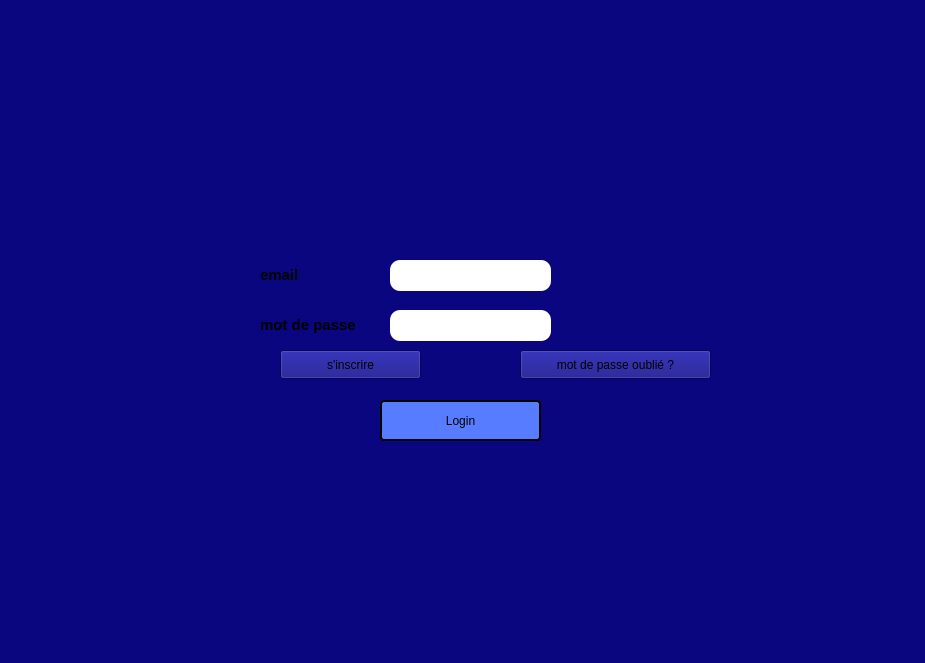
<?xml version="1.0" encoding="UTF-8"?>
<ui version="4.0">
 <class>Login</class>
 <widget class="QDialog" name="Login">
  <property name="geometry">
   <rect>
    <x>0</x>
    <y>0</y>
    <width>925</width>
    <height>663</height>
   </rect>
  </property>
  <property name="windowTitle">
   <string>Dialog</string>
  </property>
  <property name="styleSheet">
   <string notr="true">background-color: rgb(10, 6, 127);</string>
  </property>
  <widget class="QLineEdit" name="lineEdit_password">
   <property name="geometry">
    <rect>
     <x>390</x>
     <y>310</y>
     <width>161</width>
     <height>31</height>
    </rect>
   </property>
   <property name="styleSheet">
    <string notr="true">QLineEdit {
	background-color: rgb(255, 255, 255);
    color: black; /* Texte en blanc */
    border: none; /* Pas de bordure */
    border-radius: 10px; /* Coins arrondis */
    padding: 10px 20px; /* Espacement à l'intérieur du bouton */
    cursor: pointer; /* Changer le curseur pour indiquer qu'il est cliquable */
    transition: background-color 0.3s ease; /* Animation de la couleur au survol */
}</string>
   </property>
  </widget>
  <widget class="QLabel" name="label_4">
   <property name="geometry">
    <rect>
     <x>370</x>
     <y>280</y>
     <width>16</width>
     <height>16</height>
    </rect>
   </property>
   <property name="text">
    <string/>
   </property>
   <property name="pixmap">
    <pixmap>../../Downloads/cadenas.png</pixmap>
   </property>
   <property name="scaledContents">
    <bool>true</bool>
   </property>
  </widget>
  <widget class="QPushButton" name="pushButton_login">
   <property name="geometry">
    <rect>
     <x>380</x>
     <y>400</y>
     <width>161</width>
     <height>41</height>
    </rect>
   </property>
   <property name="styleSheet">
    <string notr="true">QPushButton {
	font: 700 10pt &quot;Segoe UI&quot;;
    
	background-color:  rgb(88, 124, 255) ;
    color: black; /* Texte noir */
    border: 2px solid black; /* Bordure noire */
    border-radius: 4px; /* Coins arrondis */
    padding: 4px; /* Espacement interne */
}</string>
   </property>
   <property name="text">
    <string>Login</string>
   </property>
  </widget>
  <widget class="QLineEdit" name="lineEdit_username">
   <property name="geometry">
    <rect>
     <x>390</x>
     <y>260</y>
     <width>161</width>
     <height>31</height>
    </rect>
   </property>
   <property name="styleSheet">
    <string notr="true">QLineEdit {
	border-color: rgb(0, 0, 0);
	background-color: rgb(255, 255, 255);
    color: black; /* Texte en blanc */
    border: none; /* Pas de bordure */
    border-radius: 10px; /* Coins arrondis */
    padding: 10px 20px; /* Espacement à l'intérieur du bouton */
    cursor: pointer; /* Changer le curseur pour indiquer qu'il est cliquable */
    transition: background-color 0.3s ease; /* Animation de la couleur au survol */
}</string>
   </property>
   <property name="text">
    <string/>
   </property>
  </widget>
  <widget class="QLabel" name="label_3">
   <property name="geometry">
    <rect>
     <x>370</x>
     <y>240</y>
     <width>21</width>
     <height>21</height>
    </rect>
   </property>
   <property name="text">
    <string/>
   </property>
   <property name="pixmap">
    <pixmap>../../Downloads/utilisateur.png</pixmap>
   </property>
   <property name="scaledContents">
    <bool>true</bool>
   </property>
  </widget>
  <widget class="QLabel" name="label_2">
   <property name="geometry">
    <rect>
     <x>260</x>
     <y>310</y>
     <width>121</width>
     <height>31</height>
    </rect>
   </property>
   <property name="text">
    <string>&lt;html&gt;&lt;head/&gt;&lt;body&gt;&lt;p&gt;&lt;span style=&quot; font-size:11pt; font-weight:700;&quot;&gt;mot de passe&lt;/span&gt;&lt;/p&gt;&lt;/body&gt;&lt;/html&gt;</string>
   </property>
  </widget>
  <widget class="QPushButton" name="pushButton_oublie">
   <property name="geometry">
    <rect>
     <x>520</x>
     <y>350</y>
     <width>191</width>
     <height>29</height>
    </rect>
   </property>
   <property name="text">
    <string>mot de passe oublié ?</string>
   </property>
  </widget>
  <widget class="QLabel" name="label_5">
   <property name="geometry">
    <rect>
     <x>350</x>
     <y>40</y>
     <width>241</width>
     <height>161</height>
    </rect>
   </property>
   <property name="text">
    <string/>
   </property>
   <property name="pixmap">
    <pixmap>../../Pictures/Screenshots/Screenshot 2025-03-13 001726.png</pixmap>
   </property>
  </widget>
  <widget class="QLabel" name="label_6">
   <property name="geometry">
    <rect>
     <x>260</x>
     <y>260</y>
     <width>121</width>
     <height>31</height>
    </rect>
   </property>
   <property name="text">
    <string>&lt;html&gt;&lt;head/&gt;&lt;body&gt;&lt;p&gt;&lt;span style=&quot; font-size:11pt; font-weight:700;&quot;&gt;email&lt;/span&gt;&lt;/p&gt;&lt;/body&gt;&lt;/html&gt;</string>
   </property>
  </widget>
  <widget class="QPushButton" name="pushButton_inscrire">
   <property name="geometry">
    <rect>
     <x>280</x>
     <y>350</y>
     <width>141</width>
     <height>29</height>
    </rect>
   </property>
   <property name="text">
    <string>s'inscrire</string>
   </property>
  </widget>
 </widget>
 <resources/>
 <connections/>
</ui>
